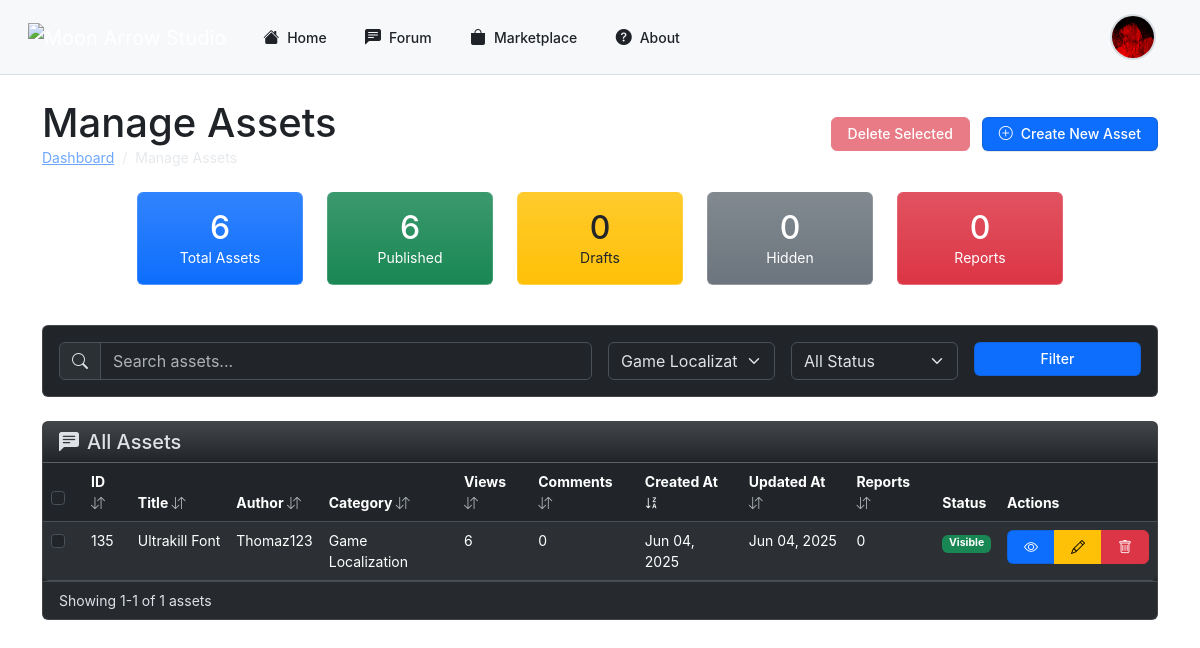
/php/admin/manage_assets.php?category=17 (signed in), run on the app's committed database.
### tables this page shows
CREATE TABLE IF NOT EXISTS `assets` (
  `id` int NOT NULL AUTO_INCREMENT,
  `title` varchar(255) NOT NULL,
  `content` text NOT NULL,
  `category_id` int NOT NULL,
  `hashtags` text,
  `images` text,
  `created_at` timestamp NULL DEFAULT CURRENT_TIMESTAMP,
  `videos` text,
  `user_id` int NOT NULL,
  `upvotes` int DEFAULT '0',
  `downvotes` int DEFAULT '0',
  `preview_image` varchar(255) DEFAULT NULL,
  `asset_file` varchar(255) DEFAULT NULL,
  `status` enum('published','draft','hidden') NOT NULL DEFAULT 'published',
  `views` int DEFAULT '0',
  `updated_at` timestamp NULL DEFAULT CURRENT_TIMESTAMP ON UPDATE CURRENT_TIMESTAMP,
  `reported_count` int DEFAULT '0',
  `asset_type` text NOT NULL,
  PRIMARY KEY (`id`),
  KEY `fk_posts_categories` (`category_id`),
  KEY `fk_user_id` (`user_id`)
);

CREATE TABLE IF NOT EXISTS `users` (
  `user_id` int NOT NULL AUTO_INCREMENT,
  `username` varchar(50) NOT NULL,
  `email` varchar(100) NOT NULL,
  `password` varchar(255) NOT NULL,
  `role` enum('admin','user') DEFAULT 'user',
  `created_at` datetime DEFAULT CURRENT_TIMESTAMP,
  `profile_picture` varchar(255) DEFAULT NULL,
  `banner` varchar(255) DEFAULT NULL,
  `description` text,
  `status` enum('active','suspended') NOT NULL DEFAULT 'active',
  `youtube` varchar(255) DEFAULT NULL,
  `linkedin` varchar(255) DEFAULT NULL,
  `twitter` varchar(255) DEFAULT NULL,
  `instagram` varchar(255) DEFAULT NULL,
  `github` varchar(255) DEFAULT NULL,
  `portfolio` varchar(255) DEFAULT NULL,
  `reported_count` int NOT NULL DEFAULT '0',
  `follow_notifications` tinyint(1) NOT NULL DEFAULT '1',
  `asset_comment_notifications` tinyint(1) NOT NULL DEFAULT '1',
  `reply_notifications` tinyint(1) NOT NULL DEFAULT '1',
  `notification_frequency` enum('instant','hourly','daily','weekly') NOT NULL DEFAULT 'instant',
  `email_updates` tinyint(1) NOT NULL DEFAULT '1',
  `comment_notifications` tinyint(1) NOT NULL DEFAULT '1',
  PRIMARY KEY (`user_id`),
  UNIQUE KEY `username` (`username`),
  UNIQUE KEY `email` (`email`)
);

CREATE TABLE IF NOT EXISTS `categories` (
  `id` int NOT NULL AUTO_INCREMENT,
  `name` varchar(100) NOT NULL,
  PRIMARY KEY (`id`)
);

### php/admin/manage_assets.php (the view, shortened to what this page needs)
<?php
function getSortIcon($column) {
    global $sortBy, $sortOrder;
    if ($sortBy !== $column) {
        return '<i class="bi bi-arrow-down-up text-muted"></i>';
    } else if ($sortOrder === 'ASC') {
        return '<i class="bi bi-sort-alpha-down"></i>';
    } else {
        return '<i class="bi bi-sort-alpha-down-alt"></i>';
    }
}
require_once '../db_connect.php';
$page = isset($_GET['page']) ? (int)$_GET['page'] : 1;
$limit = isset($_GET['limit']) ? (int)$_GET['limit'] : 10;
$offset = ($page - 1) * $limit;
$search = isset($_GET['search']) ? $_GET['search'] : '';
$category = isset($_GET['category']) ? (int)$_GET['category'] : 0;
$sortBy = isset($_GET['sort']) ? $_GET['sort'] : 'created_at';
$sortOrder = isset($_GET['order']) ? $_GET['order'] : 'DESC';
$query = "SELECT p.id, p.title, p.content, p.status, p.views, p.created_at, p.updated_at, p.reported_count,
                 u.user_id, u.username, c.id as category_id, c.name as category_name,
                 (SELECT COUNT(*) FROM comments_asset WHERE asset_id = p.id) as comments_count
          FROM assets p
          JOIN users u ON p.user_id = u.user_id
          LEFT JOIN categories c ON p.category_id = c.id
          WHERE 1=1";
$params = [];
$types = "";
if ($category > 0) {
    $query .= " AND p.category_id = ?";
    $params[] = $category;
    $types .= "i";
}
$countQuery = "SELECT COUNT(*) as total
               FROM assets p
               JOIN users u ON p.user_id = u.user_id
               LEFT JOIN categories c ON p.category_id = c.id
               WHERE 1=1";
if ($category > 0) {
    $countQuery .= " AND p.category_id = ?";
}
$stmt = $conn->prepare($countQuery);
if (!empty($types)) {
    $stmt->bind_param($types, ...$params);
}
$stmt->execute();
$result = $stmt->get_result();
$totalRecords = $result->fetch_assoc()['total'];
$query .= " ORDER BY $sortBy $sortOrder LIMIT ? OFFSET ?";
$params[] = $limit;
$params[] = $offset;
$types .= "ii";
$stmt = $conn->prepare($query);
$stmt->bind_param($types, ...$params);
$stmt->execute();
$result = $stmt->get_result();
$assets = [];
while ($row = $result->fetch_assoc()) {
    $assets[] = $row;
}
$categoriesQuery = "SELECT id, name FROM categories ORDER BY name";
$categoriesResult = $conn->query($categoriesQuery);
$categories = [];
while ($row = $categoriesResult->fetch_assoc()) {
    $categories[] = $row;
}
$statsQuery = "SELECT
    COUNT(*) as total_posts,
    SUM(CASE WHEN status = 'published' THEN 1 ELSE 0 END) as published_count,
    SUM(CASE WHEN status = 'draft' THEN 1 ELSE 0 END) as draft_count,
    SUM(CASE WHEN status = 'hidden' THEN 1 ELSE 0 END) as hidden_count,
    SUM(reported_count) as total_reports
    FROM assets";
$statsResult = $conn->query($statsQuery);
$post_stats = $statsResult->fetch_assoc();
?>
<!DOCTYPE html>
<html lang="en" data-bs-theme="dark">
<head>
    <link rel="stylesheet" href="https://cdn.jsdelivr.net/npm/bootstrap-icons@1.11.3/font/bootstrap-icons.min.css">
    <link rel="stylesheet" href="https://cdn.jsdelivr.net/npm/bootstrap@5.3.3/dist/css/bootstrap.min.css">
</head>
<body>
    <?php include('../header.php'); ?>
    <div class="container py-4">
    <div class="d-flex justify-content-between align-items-center mb-4">
    <div>
        <h1 class="mb-0">Manage Assets</h1>
        <nav aria-label="breadcrumb">
            <ol class="breadcrumb mb-0">
                <li class="breadcrumb-item"><a href="dashboard.php">Dashboard</a></li>
                <li class="breadcrumb-item active" aria-current="page">Manage Assets</li>
            </ol>
        </nav>
    </div>
    <div>
        <button id="bulkDeleteBtn" class="btn btn-danger me-2" disabled>
            Delete Selected
        </button>
        <a href="../marketplace.php" class="btn btn-primary">
            <i class="bi bi-plus-circle me-2"></i>Create New Asset
        </a>
    </div>
</div>
        <div class="row mb-4 d-flex justify-content-center">
            <div class="col-md-2 mb-3">
                <div class="card stats-card bg-primary bg-gradient text-white">
                    <div class="card-body text-center">
                        <h3 class="fs-2 mb-0"><?php echo $post_stats['total_posts']; ?></h3>
                        <p class="mb-0">Total Assets</p>
                    </div>
                </div>
            </div>
            <div class="col-md-2 mb-3">
                <div class="card stats-card bg-success bg-gradient text-white">
                    <div class="card-body text-center">
                        <h3 class="fs-2 mb-0"><?php echo $post_stats['published_count']; ?></h3>
                        <p class="mb-0">Published</p>
                    </div>
                </div>
            </div>
            <div class="col-md-2 mb-3">
                <div class="card stats-card bg-warning bg-gradient text-dark">
                    <div class="card-body text-center">
                        <h3 class="fs-2 mb-0"><?php echo $post_stats['draft_count']; ?></h3>
                        <p class="mb-0">Drafts</p>
                    </div>
                </div>
            </div>
            <div class="col-md-2 mb-3">
                <div class="card stats-card bg-secondary bg-gradient text-white">
                    <div class="card-body text-center">
                        <h3 class="fs-2 mb-0"><?php echo $post_stats['hidden_count']; ?></h3>
                        <p class="mb-0">Hidden</p>
                    </div>
                </div>
            </div>
            <div class="col-md-2 mb-3">
            <div class="card stats-card bg-danger bg-gradient text-white">
                <div class="card-body text-center">
                    <h3 class="fs-2 mb-0"><?php echo $post_stats['total_reports']; ?></h3>
                    <p class="mb-0">Reports</p>
                </div>
            </div>
</div>
        </div>
        <div class="card mb-4">
            <div class="card-body">
                <form method="GET" class="row g-3">
                    <div class="col-md-6">
                        <div class="input-group">
                            <span class="input-group-text"><i class="bi bi-search"></i></span>
                            <input type="text" class="form-control" placeholder="Search assets..." name="search" value="<?php echo htmlspecialchars($search); ?>">
                        </div>
                    </div>
                    <div class="col-md-2">
                        <select class="form-select" name="category">
                            <?php foreach ($categories as $cat): ?>
                                <option value="<?php echo $cat['id']; ?>" <?php echo $category == $cat['id'] ? 'selected' : ''; ?>>
                                    <?php echo htmlspecialchars($cat['name']); ?>
                                </option>
                            <?php endforeach; ?>
                        </select>
                    </div>
                    <div class="col-md-2">
                        <select class="form-select" name="status">
                            <option value="">All Status</option>
                        </select>
                    </div>
                    <div class="col-md-2">
                        <button type="submit" class="btn btn-primary w-100">Filter</button>
                    </div>
                </form>
            </div>
        </div>
        <div class="card mb-4">
            <div class="card-header bg-dark bg-gradient">
                <h5 class="mb-0"><i class="bi bi-chat-left-text-fill me-2"></i>All Assets</h5>
            </div>
            <div class="card-body p-0">
                <div class="table-responsive">
                <table class="table table-hover table-striped mb-0">
                    <thead>
                        <tr>
                            <th width="40">
                                <div class="form-check">
                                    <input class="form-check-input" type="checkbox" id="selectAll">
                                </div>
                            </th>
                            <th class="cursor-pointer" onclick="changeSort('id')">
                                ID <?php echo getSortIcon('id'); ?>
                            </th>
                            <th class="cursor-pointer" onclick="changeSort('title')">
                                Title <?php echo getSortIcon('title'); ?>
                            </th>
                            <th class="cursor-pointer" onclick="changeSort('username')">
                                Author <?php echo getSortIcon('username'); ?>
                            </th>
                            <th class="cursor-pointer" onclick="changeSort('category_name')">
                                Category <?php echo getSortIcon('category_name'); ?>
                            </th>
                            <th class="cursor-pointer" onclick="changeSort('views')">
                                Views <?php echo getSortIcon('views'); ?>
                            </th>
                            <th class="cursor-pointer" onclick="changeSort('comments_count')">
                                Comments <?php echo getSortIcon('comments_count'); ?>
                            </th>
                            <th class="cursor-pointer" onclick="changeSort('created_at')">
                                Created At <?php echo getSortIcon('created_at'); ?>
                            </th>
                            <th class="cursor-pointer" onclick="changeSort('updated_at')">
                                Updated At <?php echo getSortIcon('updated_at'); ?>
                            </th>
                            <th class="cursor-pointer" onclick="changeSort('reported_count')">
                                Reports <?php echo getSortIcon('reported_count'); ?>
                            </th>
                            <th>Status</th>
                            <th class="actions-column">Actions</th>
                        </tr>
                    </thead>
                    <tbody>
                        <?php if (count($assets) > 0): ?>
                            <?php foreach ($assets as $asset): ?>
                                <tr>
                                    <td>
                                        <div class="form-check">
                                            <input class="form-check-input asset-select" type="checkbox" value="<?php echo $asset['id']; ?>">
                                        </div>
                                    </td>
                                    <td><?php echo $asset['id']; ?></td>
                                    <td class="truncate-text"><?php echo htmlspecialchars($asset['title']); ?></td>
                                    <td><?php echo htmlspecialchars($asset['username']); ?></td>
                                    <td><?php echo htmlspecialchars($asset['category_name'] ?? 'Uncategorized'); ?></td>
                                    <td><?php echo $asset['views']; ?></td>
                                    <td><?php echo $asset['comments_count']; ?></td>
                                    <td><?php echo date('M d, Y', strtotime($asset['created_at'])); ?></td>
                                    <td><?php echo date('M d, Y', strtotime($asset['updated_at'])); ?></td>
                                    <td><?php echo $asset['reported_count']; ?></td>
                                    <td>
                                        <?php if ($asset['status'] === 'published'): ?>
                                            <span class="badge bg-success">Visible</span>
                                        <?php else: ?>
                                            <span class="badge bg-secondary">Hidden</span>
                                        <?php endif; ?>
                                    </td>
                                    <td class="actions-column">
                                        <div class="btn-group btn-group-sm">
                                            <a href="<?php echo $baseUrl; ?>php/view_asset.php?id=<?php echo $asset['id']; ?>" class="btn btn-primary" title="View">
                                                <i class="bi bi-eye"></i>
                                            </a>
                                            <a href="edit_asset.php?id=<?php echo $asset['id']; ?>" class="btn btn-warning" title="Edit">
                                                <i class="bi bi-pencil"></i>
                                            </a>
                                            <button class="btn btn-danger delete-asset" data-bs-toggle="modal" data-bs-target="#deletePostModal" data-asset-id="<?php echo $asset['id']; ?>" data-asset-title="<?php echo htmlspecialchars($asset['title']); ?>" title="Delete">
                                                <i class="bi bi-trash"></i>
                                            </button>
                                        </div>
                                    </td>
                                </tr>
                            <?php endforeach; ?>
                        <?php else: ?>
                            <tr>
                                <td colspan="12" class="text-center py-4">No assets found matching your criteria.</td>
                            </tr>
                        <?php endif; ?>
                    </tbody>
                </table>
                </div>
            </div>
            <div class="card-footer">
                <div class="d-flex justify-content-between align-items-center">
                    <div>
                        Showing <?php echo min(($page - 1) * $limit + 1, $totalRecords); ?>-<?php echo min($page * $limit, $totalRecords); ?> of <?php echo $totalRecords; ?> assets
                    </div>
                </div>
            </div>
        </div>
    </div>
</body>
</html>

### data on the page
assets: id "135", title "Ultrakill Font", user.username "Thomaz123", categories.name "Game Localization", views "6", comments_count "0", created_at "Jun 04, 2025", updated_at "Jun 04, 2025", reported_count "0", status "Visible"

### other printed values
$post_stats['total_posts'] "6"
$post_stats['published_count'] "6"
$post_stats['draft_count'] "0"
$post_stats['hidden_count'] "0"
$post_stats['total_reports'] "0"
min(($page - 1) * $limit + 1, $totalRecords) "1"
min($page * $limit, $totalRecords) "1"
$totalRecords "1"
form field category "Game Localization"
